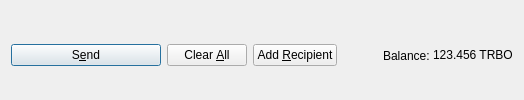
         <widget class="QFrame" name="frame_Send">
          <layout class="QHBoxLayout" name="horizontalLayout">
           <property name="bottomMargin">
            <number>0</number>
           </property>
           <item>
            <widget class="QPushButton" name="sendButton">
             <property name="minimumSize">
              <size>
               <width>150</width>
               <height>0</height>
              </size>
             </property>
             <property name="toolTip">
              <string>Confirm the send action</string>
             </property>
             <property name="text">
              <string>S&amp;end</string>
             </property>
             <property name="icon">
              <iconset resource="../trbo.qrc">
               <normaloff>:/icons/send</normaloff>:/icons/send</iconset>
             </property>
             <property name="autoDefault">
              <bool>false</bool>
             </property>
             <property name="default">
              <bool>true</bool>
             </property>
            </widget>
           </item>
           <item>
            <widget class="QPushButton" name="clearButton">
             <property name="sizePolicy">
              <sizepolicy hsizetype="Minimum" vsizetype="Fixed">
               <horstretch>0</horstretch>
               <verstretch>0</verstretch>
              </sizepolicy>
             </property>
             <property name="toolTip">
              <string>Clear all fields of the form.</string>
             </property>
             <property name="text">
              <string>Clear &amp;All</string>
             </property>
             <property name="icon">
              <iconset resource="../trbo.qrc">
               <normaloff>:/icons/remove</normaloff>:/icons/remove</iconset>
             </property>
             <property name="autoDefault">
              <bool>false</bool>
             </property>
            </widget>
           </item>
           <item>
            <widget class="QPushButton" name="addButton">
             <property name="toolTip">
              <string>Send to multiple recipients at once</string>
             </property>
             <property name="text">
              <string>Add &amp;Recipient</string>
             </property>
             <property name="icon">
              <iconset resource="../trbo.qrc">
               <normaloff>:/icons/add</normaloff>:/icons/add</iconset>
             </property>
             <property name="autoDefault">
              <bool>false</bool>
             </property>
            </widget>
           </item>
           <item>
            <spacer name="horizontalSpacer">
             <property name="orientation">
              <enum>Qt::Horizontal</enum>
             </property>
             <property name="sizeHint" stdset="0">
              <size>
               <width>40</width>
               <height>20</height>
              </size>
             </property>
            </spacer>
           </item>
           <item>
            <layout class="QHBoxLayout" name="horizontalLayout_2">
             <property name="spacing">
              <number>3</number>
             </property>
             <item>
              <widget class="QLabel" name="label">
               <property name="text">
                <string>Balance:</string>
               </property>
              </widget>
             </item>
             <item>
              <widget class="QLabel" name="labelBalance">
               <property name="sizePolicy">
                <sizepolicy hsizetype="Preferred" vsizetype="Fixed">
                 <horstretch>0</horstretch>
                 <verstretch>0</verstretch>
                </sizepolicy>
               </property>
               <property name="cursor">
                <cursorShape>IBeamCursor</cursorShape>
               </property>
               <property name="text">
                <string notr="true">123.456 TRBO</string>
               </property>
               <property name="textInteractionFlags">
                <set>Qt::LinksAccessibleByMouse|Qt::TextSelectableByKeyboard|Qt::TextSelectableByMouse</set>
               </property>
              </widget>
             </item>
            </layout>
           </item>
          </layout>
         </widget>
